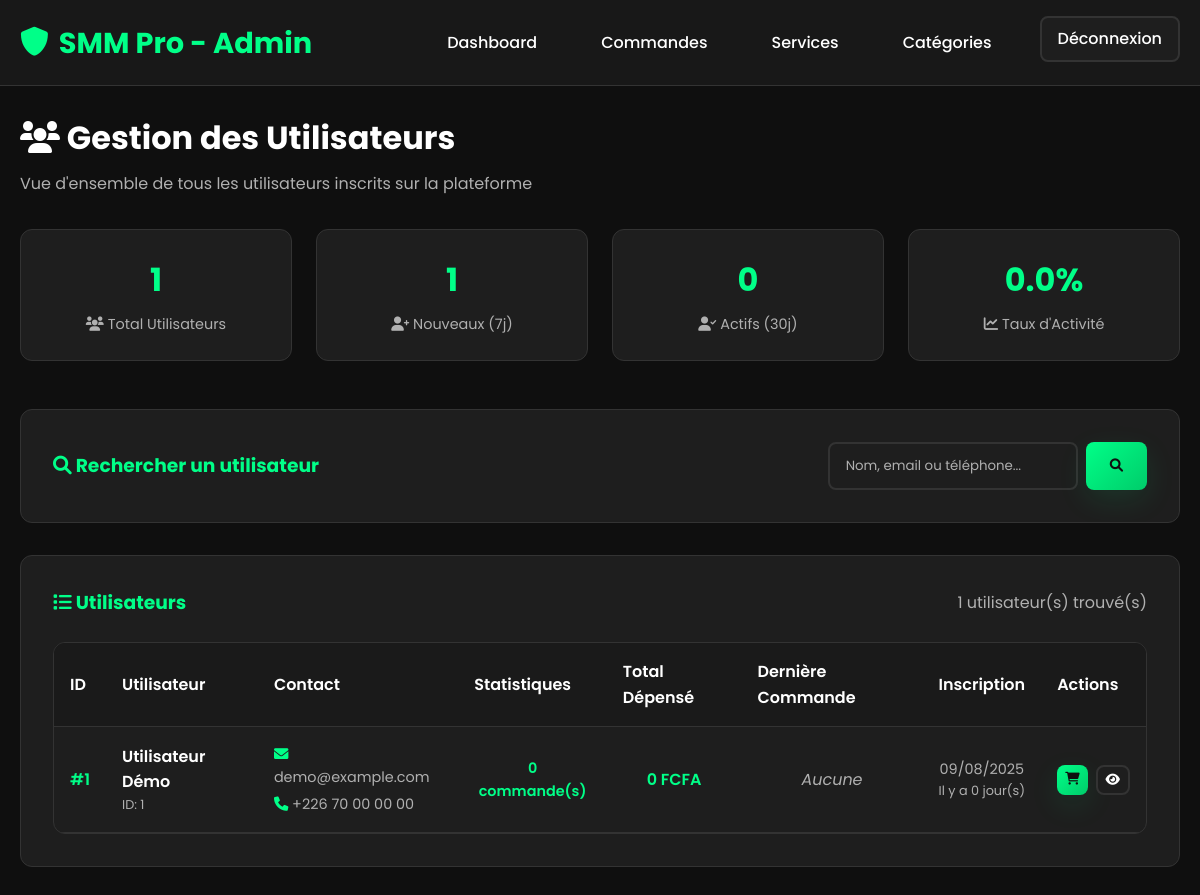
Page /admin/users.php (signed in) on the committed database.
### tables this page shows
CREATE TABLE IF NOT EXISTS users (
    id INT AUTO_INCREMENT PRIMARY KEY,
    name VARCHAR(100) NOT NULL,
    email VARCHAR(150) UNIQUE NOT NULL,
    password VARCHAR(255) NOT NULL,
    phone VARCHAR(20),
    created_at TIMESTAMP DEFAULT CURRENT_TIMESTAMP,
    updated_at TIMESTAMP DEFAULT CURRENT_TIMESTAMP ON UPDATE CURRENT_TIMESTAMP
);

### config/database.php (called while the page is built, shortened)
<?php
class Database {
    private $connection;
    public function __construct() {
        try {
            $this->connection = new PDO(
                "mysql:host=" . DB_HOST . ";dbname=" . DB_NAME . ";charset=utf8mb4",
                DB_USER,
                DB_PASS,
                [
                    PDO::ATTR_ERRMODE => PDO::ERRMODE_EXCEPTION,
                    PDO::ATTR_DEFAULT_FETCH_MODE => PDO::FETCH_ASSOC,
                    PDO::ATTR_EMULATE_PREPARES => false
                ]
            );
        } catch(PDOException $e) {
            die("Erreur de connexion à la base de données: " . $e->getMessage());
        }
    }
    public function query($sql, $params = []) {
        $stmt = $this->connection->prepare($sql);
        $stmt->execute($params);
        return $stmt;
    }
    public function fetch($sql, $params = []) {
        return $this->query($sql, $params)->fetch();
    }
    public function fetchAll($sql, $params = []) {
        return $this->query($sql, $params)->fetchAll();
    }
}
?>

### includes/auth.php (called while the page is built, shortened)
<?php
require_once '/home/u634930929/domains/darkgoldenrod-turkey-940813.hostingersite.com/public_html/config/database.php';
function formatPrice($price) {
    return number_format($price, 0, ',', ' ') . ' FCFA';
}
?>

### admin/users.php (the view, shortened to what this page needs)
<?php
require_once '/home/u634930929/domains/darkgoldenrod-turkey-940813.hostingersite.com/public_html/includes/auth.php';
$db = new Database();
$search = isset($_GET['search']) ? sanitizeInput($_GET['search']) : '';
$page = isset($_GET['page']) ? max(1, (int)$_GET['page']) : 1;
$per_page = 20;
$offset = ($page - 1) * $per_page;
$where_conditions = ["1=1"];
$params = [];
$where_clause = implode(' AND ', $where_conditions);
$total_users = $db->fetch("
    SELECT COUNT(*) as count
    FROM users u
    WHERE $where_clause
", $params)['count'];
$users = $db->fetchAll("
    SELECT u.*,
           COUNT(o.id) as total_orders,
           SUM(CASE WHEN o.status = 'completed' THEN o.total_amount ELSE 0 END) as total_spent,
           MAX(o.created_at) as last_order_date
    FROM users u
    LEFT JOIN orders o ON u.id = o.user_id
    WHERE $where_clause
    GROUP BY u.id
    ORDER BY u.created_at DESC
    LIMIT $per_page OFFSET $offset
", $params);
$stats = [
    'total_users' => $db->fetch("SELECT COUNT(*) as count FROM users")['count'],
    'new_users_week' => $db->fetch("SELECT COUNT(*) as count FROM users WHERE created_at >= DATE_SUB(NOW(), INTERVAL 7 DAY)")['count'],
    'active_users' => $db->fetch("SELECT COUNT(DISTINCT user_id) as count FROM orders WHERE created_at >= DATE_SUB(NOW(), INTERVAL 30 DAY)")['count']
];
?>
<!DOCTYPE html>
<html lang="fr">
<head>
    <link rel="stylesheet" href="../assets/css/style.css">
    <link rel="stylesheet" href="https://cdnjs.cloudflare.com/ajax/libs/font-awesome/6.0.0/css/all.min.css">
</head>
<body>
    <nav class="navbar">
        <div class="container">
            <div class="nav-content">
                <a href="dashboard.php" class="logo">
                    <i class="fas fa-shield-alt"></i>
                    <?php echo SITE_NAME; ?> - Admin
                </a>
                <ul class="nav-links">
                    <li><a href="dashboard.php">Dashboard</a></li>
                    <li><a href="orders.php">Commandes</a></li>
                    <li><a href="services.php">Services</a></li>
                    <li><a href="categories.php">Catégories</a></li>
                    <li><a href="../logout.php" class="btn btn-secondary">Déconnexion</a></li>
                </ul>
            </div>
        </div>
    </nav>
    <div class="dashboard">
        <div class="container">
            <div class="dashboard-header">
                <div>
                    <h1 style="color: var(--text-primary); margin-bottom: 0.5rem;">
                        <i class="fas fa-users"></i> Gestion des Utilisateurs
                    </h1>
                    <p style="color: var(--text-secondary);">
                        Vue d'ensemble de tous les utilisateurs inscrits sur la plateforme
                    </p>
                </div>
            </div>
            <div class="dashboard-stats">
                <div class="stat-card">
                    <div class="stat-number"><?php echo $stats['total_users']; ?></div>
                    <div class="stat-label">
                        <i class="fas fa-users"></i> Total Utilisateurs
                    </div>
                </div>
                <div class="stat-card">
                    <div class="stat-number"><?php echo $stats['new_users_week']; ?></div>
                    <div class="stat-label">
                        <i class="fas fa-user-plus"></i> Nouveaux (7j)
                    </div>
                </div>
                <div class="stat-card">
                    <div class="stat-number"><?php echo $stats['active_users']; ?></div>
                    <div class="stat-label">
                        <i class="fas fa-user-check"></i> Actifs (30j)
                    </div>
                </div>
                <div class="stat-card">
                    <div class="stat-number"><?php echo number_format(($stats['active_users'] / max($stats['total_users'], 1)) * 100, 1); ?>%</div>
                    <div class="stat-label">
                        <i class="fas fa-chart-line"></i> Taux d'Activité
                    </div>
                </div>
            </div>
            <div class="card" style="margin-bottom: 2rem;">
                <div style="display: flex; justify-content: space-between; align-items: center; flex-wrap: wrap; gap: 1rem;">
                    <h3 style="color: var(--primary-color); margin: 0;">
                        <i class="fas fa-search"></i> Rechercher un utilisateur
                    </h3>
                    <form method="GET" style="display: flex; gap: 0.5rem;">
                        <input type="text" name="search" class="form-control"
                               placeholder="Nom, email ou téléphone..."
                               value="<?php echo htmlspecialchars($search); ?>"
                               style="width: 250px;">
                        <button type="submit" class="btn btn-primary">
                            <i class="fas fa-search"></i>
                        </button>
                    </form>
                </div>
            </div>
            <div class="card">
                <div style="display: flex; justify-content: space-between; align-items: center; margin-bottom: 1.5rem;">
                    <h3 style="color: var(--primary-color); margin: 0;">
                        <i class="fas fa-list"></i>
                        Utilisateurs
                    </h3>
                    <span style="color: var(--text-secondary);">
                        <?php echo $total_users; ?> utilisateur(s) trouvé(s)
                    </span>
                </div>
                <?php if (empty($users)): ?>
                    <div style="text-align: center; padding: 3rem 1rem; color: var(--text-secondary);">
                        <i class="fas fa-users" style="font-size: 4rem; margin-bottom: 1rem; opacity: 0.5;"></i>
                        <h3>Aucun utilisateur trouvé</h3>
                        <p>Aucun utilisateur ne correspond aux critères de recherche.</p>
                    </div>
                <?php else: ?>
                    <div class="table-container">
                        <table class="table">
                            <thead>
                                <tr>
                                    <th>ID</th>
                                    <th>Utilisateur</th>
                                    <th>Contact</th>
                                    <th>Statistiques</th>
                                    <th>Total Dépensé</th>
                                    <th>Dernière Commande</th>
                                    <th>Inscription</th>
                                    <th>Actions</th>
                                </tr>
                            </thead>
                            <tbody>
                                <?php foreach ($users as $user): ?>
                                <tr>
                                    <td style="font-weight: 600; color: var(--primary-color);">#<?php echo $user['id']; ?></td>
                                    <td>
                                        <div>
                                            <div style="font-weight: 600; color: var(--text-primary);">
                                                <?php echo htmlspecialchars($user['name']); ?>
                                            </div>
                                            <div style="font-size: 0.8rem; color: var(--text-secondary);">
                                                ID: <?php echo $user['id']; ?>
                                            </div>
                                        </div>
                                    </td>
                                    <td>
                                        <div style="font-size: 0.9rem;">
                                            <div style="margin-bottom: 0.25rem;">
                                                <i class="fas fa-envelope" style="color: var(--primary-color);"></i>
                                                <?php echo htmlspecialchars($user['email']); ?>
                                            </div>
                                            <?php if ($user['phone']): ?>
                                                <div>
                                                    <i class="fas fa-phone" style="color: var(--primary-color);"></i>
                                                    <?php echo htmlspecialchars($user['phone']); ?>
                                                </div>
                                            <?php endif; ?>
                                        </div>
                                    </td>
                                    <td>
                                        <div style="font-size: 0.9rem; text-align: center;">
                                            <div style="font-weight: 600; color: var(--primary-color);">
                                                <?php echo $user['total_orders']; ?> commande(s)
                                            </div>
                                        </div>
                                    </td>
                                    <td style="text-align: center;">
                                        <span style="font-weight: 600; color: var(--success-color);">
                                            <?php echo formatPrice($user['total_spent']); ?>
                                        </span>
                                    </td>
                                    <td style="text-align: center;">
                                        <?php if ($user['last_order_date']): ?>
                                            <div style="font-size: 0.9rem;">
                                                <?php echo date('d/m/Y', strtotime($user['last_order_date'])); ?>
                                                <div style="color: var(--text-secondary); font-size: 0.8rem;">
                                                    <?php
                                                    $days_ago = floor((time() - strtotime($user['last_order_date'])) / (60 * 60 * 24));
                                                    echo "Il y a $days_ago jour(s)";
                                                    ?>
                                                </div>
                                            </div>
                                        <?php else: ?>
                                            <span style="color: var(--text-secondary); font-style: italic;">Aucune</span>
                                        <?php endif; ?>
                                    </td>
                                    <td style="text-align: center;">
                                        <div style="font-size: 0.9rem;">
                                            <?php echo date('d/m/Y', strtotime($user['created_at'])); ?>
                                            <div style="color: var(--text-secondary); font-size: 0.8rem;">
                                                <?php
                                                $days_ago = floor((time() - strtotime($user['created_at'])) / (60 * 60 * 24));
                                                echo "Il y a $days_ago jour(s)";
                                                ?>
                                            </div>
                                        </div>
                                    </td>
                                    <td>
                                        <div style="display: flex; gap: 0.5rem; justify-content: center;">
                                            <a href="orders.php?search=<?php echo urlencode($user['email']); ?>"
                                               class="btn btn-primary" style="padding: 0.25rem 0.5rem; font-size: 0.8rem; text-decoration: none;"
                                               title="Voir les commandes">
                                                <i class="fas fa-shopping-cart"></i>
                                            </a>
                                            <button onclick="viewUserDetails(<?php echo $user['id']; ?>)"
                                                    class="btn btn-secondary" style="padding: 0.25rem 0.5rem; font-size: 0.8rem;"
                                                    title="Voir les détails">
                                                <i class="fas fa-eye"></i>
                                            </button>
                                        </div>
                                    </td>
                                </tr>
                                <?php endforeach; ?>
                            </tbody>
                        </table>
                    </div>
                <?php endif; ?>
            </div>
        </div>
    </div>
</body>
</html>

### rows in the picture
users: id "1", name "Utilisateur Démo", email "demo@example.com", phone "+226 70 00 00 00", total_orders "0", total_spent "0 FCFA", created_at "09/08/2025", created_at "0"

### other values in the picture
SITE_NAME "SMM Pro"
$stats['active_users'] "0"
$total_users "1"
